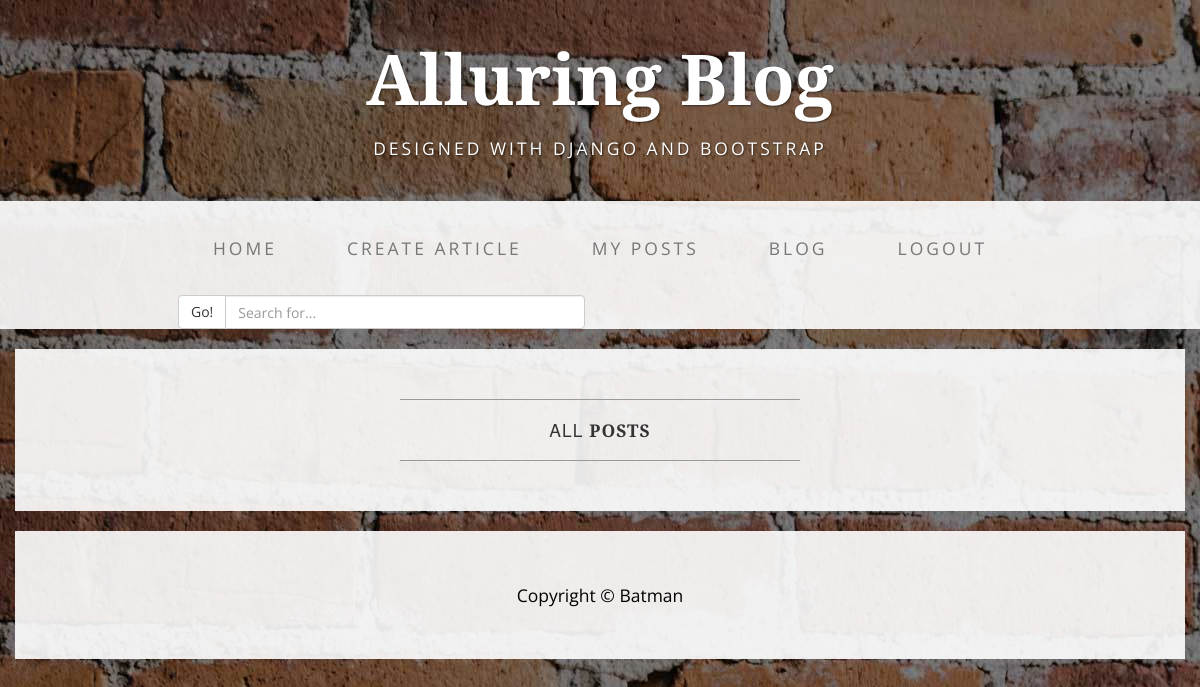
The page /accounts/profile/allposts/ (signed in) on the database as committed earlier.
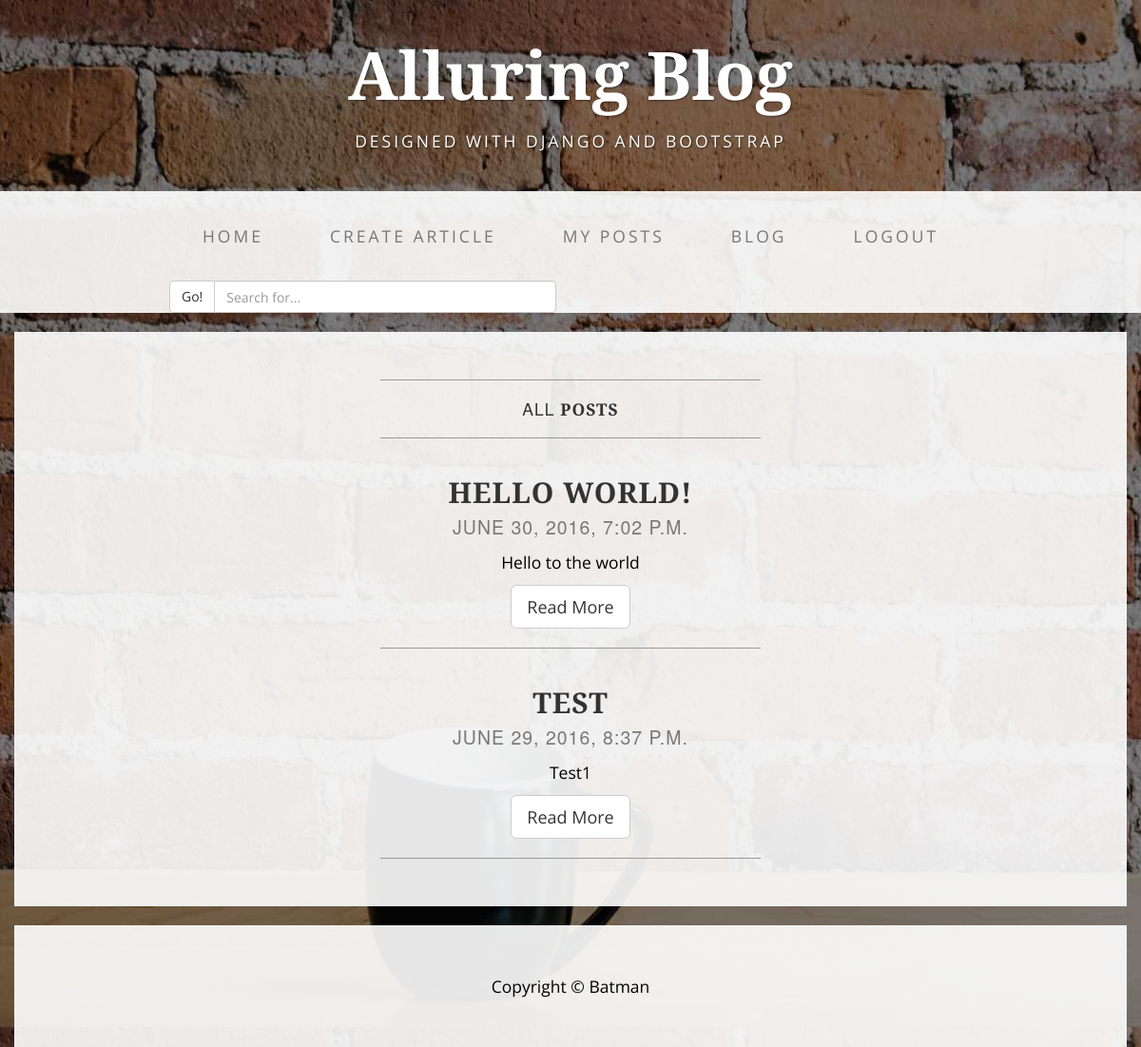
The same page on the database as committed later.
### loguser/models.py (models this page shows)
class Article(models.Model):
    title = models.CharField(max_length=255)
    Description = models.CharField(max_length=10000)
    Author = models.CharField(max_length=50)
    timestamp = models.DateTimeField(auto_now_add=True)

### loguser/views.py (the view)
# urls.py: url(r'^accounts/profile/allposts/$',login_required(AllPosts.as_view()),name='allposts'),
class AllPosts(ListView):
    model = Article
    template_name = 'allposts.html'
    context_object_name = 'article_list'
    paginate_by = 5
    ordering = '-timestamp'

### loguser/templates/allposts.html (shortened to what this page needs)
{% extends 'base.html' %}
{% load markdown_deux_tags %}
{% block content %}
       <div class="row">
            <div class="box">
                <div class="col-lg-12">
                    <hr>
                    <h1 class="intro-text text-center">All
                        <strong>Posts</strong>
                    </h1>
                    <hr>
                </div>
        {% for article in article_list %}
        <div class="col-lg-12 text-center">
                    <h2>{{ article.title }}
                        <br>
                        <small>{{ article.timestamp }}</small>
                    </h2>
                    <p>{{ article.Description|slice:":250"|markdown }}</p>
                    <a href="/accounts/profile/allposts/{{ article.title }}/" class="btn btn-default btn-lg">Read More</a>
                    <hr>
                </div>
        {% endfor %}
{% endblock %}

Rows that differ between the two databases and show on the page:
added Article: title "HELLO WORLD!", timestamp "JUNE 30, 2016, 7:02 P.M.", Description "Hello to the world"
added Article: title "TEST", timestamp "JUNE 29, 2016, 8:37 P.M.", Description "Test1"
